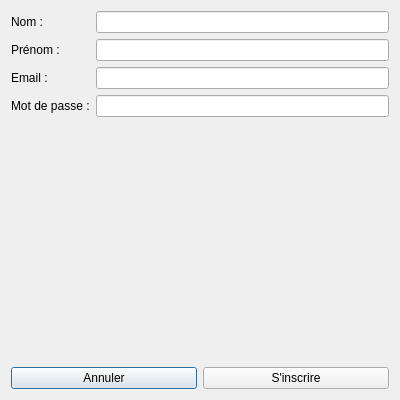
<?xml version="1.0" encoding="UTF-8"?>
<ui version="4.0">
 <class>SignupDialog</class>
 <widget class="QDialog" name="SignupDialog">
  <property name="geometry">
   <rect>
    <x>0</x>
    <y>0</y>
    <width>400</width>
    <height>400</height>
   </rect>
  </property>
  <property name="windowTitle">
   <string>Inscription</string>
  </property>
  <layout class="QVBoxLayout" name="verticalLayout">
   <item>
    <layout class="QFormLayout" name="formLayout">
     <item row="0" column="0">
      <widget class="QLabel" name="label">
       <property name="text">
        <string>Nom :</string>
       </property>
      </widget>
     </item>
     <item row="0" column="1">
      <widget class="QLineEdit" name="lineEditNom"/>
     </item>
     <item row="1" column="0">
      <widget class="QLabel" name="label_2">
       <property name="text">
        <string>Prénom :</string>
       </property>
      </widget>
     </item>
     <item row="1" column="1">
      <widget class="QLineEdit" name="lineEditPrenom"/>
     </item>
     <item row="2" column="0">
      <widget class="QLabel" name="label_3">
       <property name="text">
        <string>Email :</string>
       </property>
      </widget>
     </item>
     <item row="2" column="1">
      <widget class="QLineEdit" name="lineEditEmail"/>
     </item>
     <item row="3" column="0">
      <widget class="QLabel" name="label_4">
       <property name="text">
        <string>Mot de passe :</string>
       </property>
      </widget>
     </item>
     <item row="3" column="1">
      <widget class="QLineEdit" name="lineEditPass"/>
     </item>
    </layout>
   </item>
   <!-- Radio buttons removed for auto-detection -->
   <item>
    <layout class="QHBoxLayout" name="horizontalLayout">
     <item>
      <widget class="QPushButton" name="btnAnnuler">
       <property name="text">
        <string>Annuler</string>
       </property>
      </widget>
     </item>
     <item>
      <widget class="QPushButton" name="btnInscrire">
       <property name="text">
        <string>S'inscrire</string>
       </property>
      </widget>
     </item>
    </layout>
   </item>
  </layout>
 </widget>
 <resources/>
 <connections/>
</ui>
